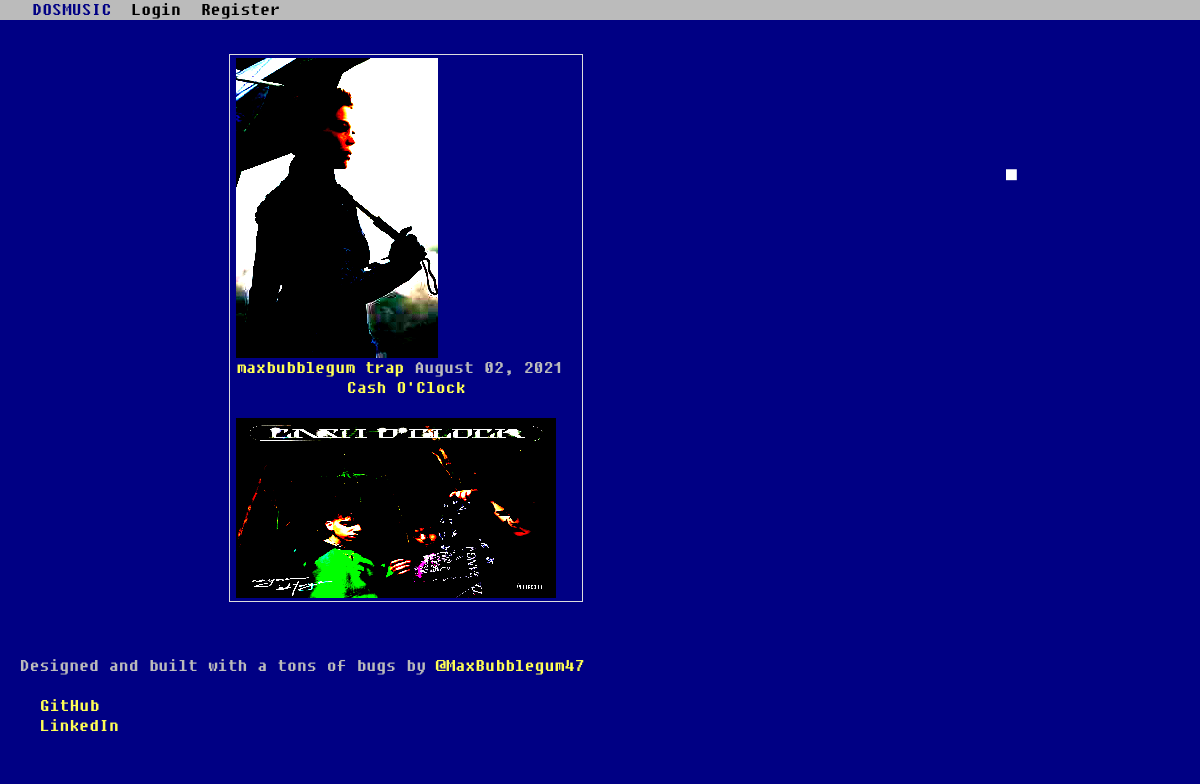
/category/trap/, run on an earlier commit of the app's database.
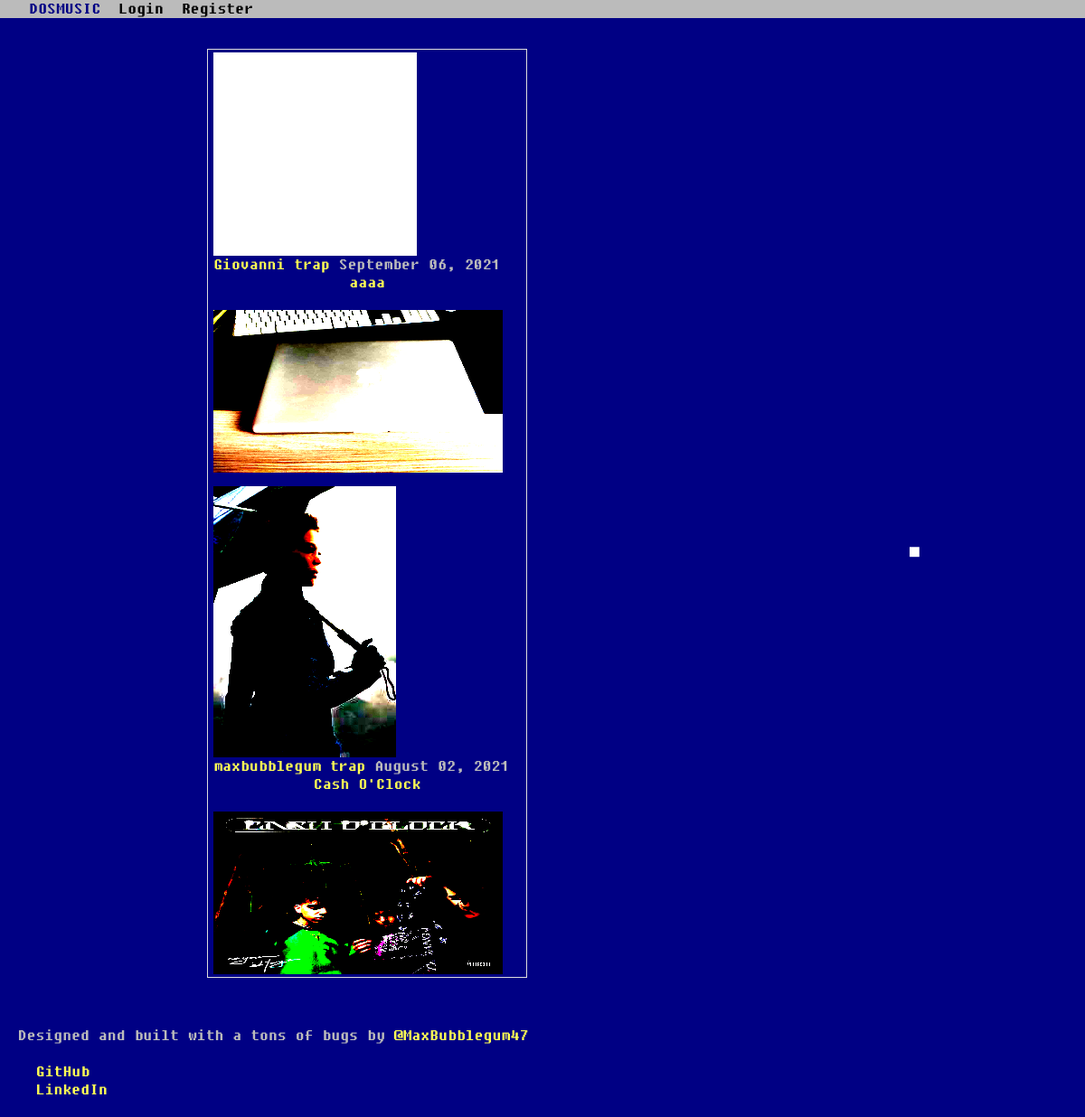
And on a later commit of the database.
### blog/models.py (models this page shows, shortened)
class Post(models.Model):
    title = models.CharField(max_length=100)
    audio = models.FileField(default="cash.mp3")
    header_image = models.ImageField(null=True, blank=True, upload_to="images/")
    date_posted = models.DateTimeField(default=timezone.now)
    author = models.ForeignKey(User, on_delete=models.CASCADE, blank=True)
    singer = models.CharField(max_length=100, default="", blank=True)
    album = models.CharField(max_length=100, default="", blank=True)
    likes = models.ManyToManyField(User, related_name="blog_post")
    category = models.CharField(max_length=255, default="uncategorized", blank=True)

### users/models.py (models this page shows, shortened)
class Profile(models.Model):
    user = models.OneToOneField(User, null=True, on_delete=models.CASCADE)
    image = models.ImageField(default='default.jpg', upload_to='profile_pics')

### blog/views.py (the view)
# urls.py: path('category/<str:cats>/', CategoryView, name='category'),
def CategoryView(request, cats):
    context = {
        'posts': Post.objects.filter(category=cats.replace("-", " ")).order_by("-date_posted")
    }
    return render(request, 'categories.html', context)

### blog/templates/categories.html (shortened to what this page needs)
{% extends "base.html" %}
{% block content %}
    <div class="center">
    <ul class="thumbnails">
    <li class="span4">
    <div class="thumbnail">
    {% for post in posts %}
          <article class="media content-section">
          <img class="rounded-circle article-img" src="{{ post.author.profile.image.url }}">
            <div class="media-body">
            <div class="article-metadata">
              <a class="mr-2" href="{% url 'user-posts' post.author.username %}">{{ post.author }}</a>
              <a href="{% url 'category' post.category %}">{{ post.category }}</a>
              <small class="text-muted">{{ post.date_posted|date:"F d, Y" }}</small>
            </div>
            <h2><a class="article-title" href="{% url 'post-detail' post.id %}">{{ post.title }}</a></h2>
            {%  if post.header_image %}
                <img src="{{ post.header_image.url }}" style="width:320px;height:180px;">
            {% endif %}
          </div>
        </article>
    {% endfor %}
{% endblock content %}

What changed in the data, as far as the page shows it:
added Post: author.profile.image (placeholder picture), author "Giovanni", category "trap", date_posted "September 06, 2021", title "aaaa", header_image (picture)
